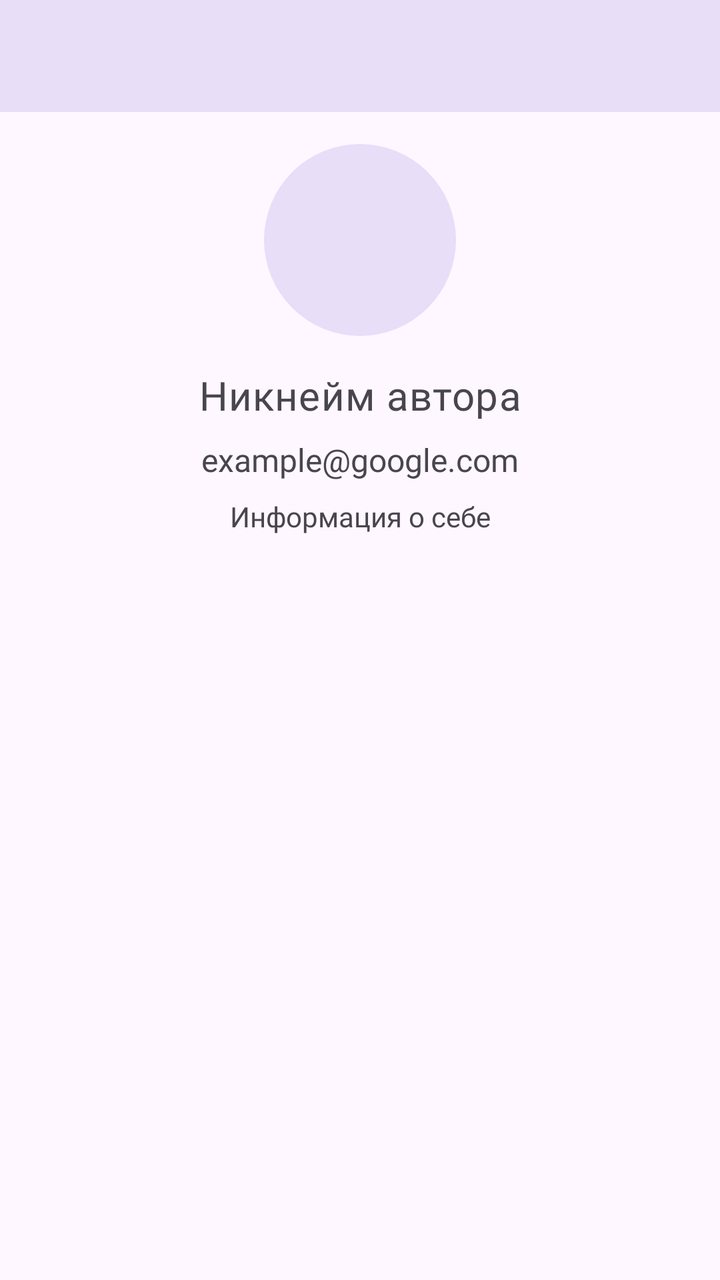
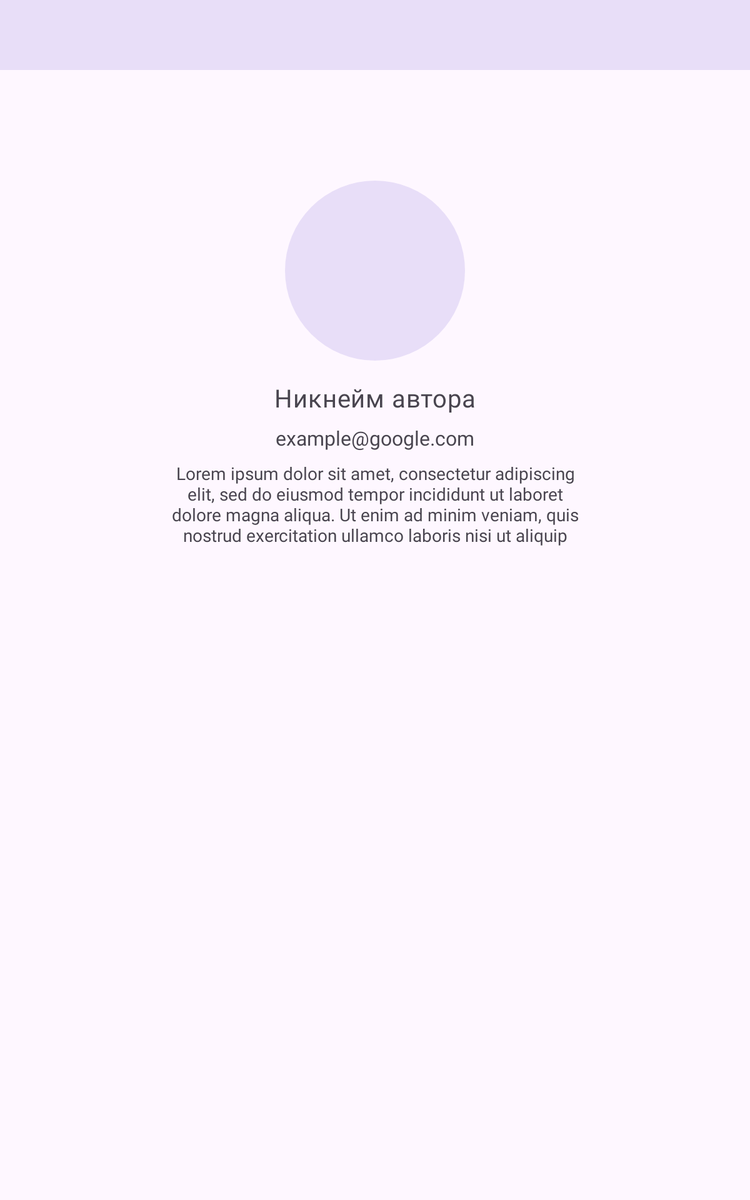

One screen, two layout resources from the same app: the default and the repository's alternative for another configuration. Each is rendered where Android would select it; the XML of both is given below.
<!-- AndroidManifest.xml: application theme Theme.GoComix -->
<!-- res/layout/fragment_profile.xml -->
<?xml version="1.0" encoding="utf-8"?>
<layout xmlns:android="http://schemas.android.com/apk/res/android"
        xmlns:app="http://schemas.android.com/apk/res-auto"
        xmlns:tools="http://schemas.android.com/tools">

    <data>

        <variable
                name="viewModule"
                type="com.team.seven.gocomix.ui.profile.ProfileViewModel" />
    </data>

    <androidx.constraintlayout.widget.ConstraintLayout
            android:layout_width="match_parent"
            android:layout_height="match_parent">

        <androidx.constraintlayout.widget.Guideline
                android:id="@+id/start_guideline"
                android:layout_width="wrap_content"
                android:layout_height="wrap_content"
                android:orientation="vertical"
                app:layout_constraintGuide_begin="@dimen/edge_margin" />

        <androidx.constraintlayout.widget.Guideline
                android:id="@+id/end_guideline"
                android:layout_width="wrap_content"
                android:layout_height="wrap_content"
                android:orientation="vertical"
                app:layout_constraintGuide_end="@dimen/edge_margin" />

        <View
                android:id="@+id/profile_top_bar"
                android:layout_width="match_parent"
                android:layout_height="@dimen/top_bar_height"
                android:background="@color/purple_800"
                app:layout_constraintTop_toTopOf="parent" />

        <ImageButton
                android:id="@+id/profile_logout_button"
                android:layout_width="@dimen/image_button_small_size"
                android:layout_height="@dimen/image_button_small_size"
                android:src="@drawable/ic_logout"
                android:background="?attr/selectableItemBackgroundBorderless"
                android:contentDescription="@string/logout"
                app:layout_constraintEnd_toStartOf="@+id/end_guideline"
                app:layout_constraintTop_toTopOf="parent"
                app:layout_constraintBottom_toBottomOf="@+id/profile_top_bar" />

        <ImageButton
                android:id="@+id/profile_edit_button"
                android:layout_width="@dimen/image_button_small_size"
                android:layout_height="@dimen/image_button_small_size"
                android:layout_marginEnd="@dimen/components_medium_margin"
                android:src="@drawable/ic_edit"
                android:background="?attr/selectableItemBackgroundBorderless"
                android:contentDescription="@string/edit_profile"
                app:layout_constraintEnd_toStartOf="@+id/profile_logout_button"
                app:layout_constraintTop_toTopOf="parent"
                app:layout_constraintBottom_toBottomOf="@+id/profile_top_bar" />

        <ImageView
                android:id="@+id/profile_large_image"
                android:layout_width="@dimen/profile_photo_large_size"
                android:layout_height="@dimen/profile_photo_large_size"
                android:layout_marginTop="@dimen/components_medium_margin"
                android:contentDescription="@string/profile_image"
                android:background="@drawable/outline_profile_image_large"
                app:clipToOutline="@{true}"
                app:layout_constraintTop_toBottomOf="@+id/profile_top_bar"
                app:layout_constraintStart_toStartOf="parent"
                app:layout_constraintEnd_toEndOf="parent"
                tools:src="@drawable/placeholder_profile_photo" />

        <TextView
                android:id="@+id/profile_username_text"
                style="@style/Title"
                android:layout_width="0dp"
                android:layout_height="wrap_content"
                android:layout_marginTop="@dimen/components_medium_margin"
                android:gravity="center"
                android:text="@{viewModule.email}"
                app:layout_constraintTop_toBottomOf="@+id/profile_large_image"
                app:layout_constraintStart_toStartOf="@+id/start_guideline"
                app:layout_constraintEnd_toStartOf="@+id/end_guideline"
                tools:text="Никнейм автора" />

        <TextView
                android:id="@+id/profile_email_text"
                style="@style/Subtitle"
                android:layout_width="0dp"
                android:layout_height="wrap_content"
                android:layout_marginTop="@dimen/components_small_margin"
                android:gravity="center"
                app:layout_constraintTop_toBottomOf="@+id/profile_username_text"
                app:layout_constraintStart_toStartOf="@+id/start_guideline"
                app:layout_constraintEnd_toStartOf="@+id/end_guideline"
                tools:text="example@google.com" />

        <TextView
                android:id="@+id/profile_userinfo_text"
                style="@style/Text"
                android:layout_width="0dp"
                android:layout_height="wrap_content"
                android:layout_marginTop="@dimen/components_small_margin"
                android:gravity="center"
                android:maxLines="4"
                app:layout_constraintTop_toBottomOf="@+id/profile_email_text"
                app:layout_constraintStart_toStartOf="@+id/start_guideline"
                app:layout_constraintEnd_toStartOf="@+id/end_guideline"
                tools:text="Информация о себе" />

    </androidx.constraintlayout.widget.ConstraintLayout>
</layout>
<!-- resources referenced by this layout -->
<resources>
  <color name="purple_800">#E8DEF8</color>
  <dimen name="components_medium_margin">16dp</dimen>
  <dimen name="components_small_margin">8dp</dimen>
  <dimen name="edge_margin">16dp</dimen>
  <dimen name="image_button_small_size">24dp</dimen>
  <dimen name="profile_photo_large_size">96dp</dimen>
  <dimen name="top_bar_height">56dp</dimen>
  <!-- drawable outline_profile_image_large (drawable) -->
  <?xml version="1.0" encoding="utf-8"?>
  <shape xmlns:android="http://schemas.android.com/apk/res/android">
      <corners android:radius="48dp" />
  </shape>
  <!-- drawable placeholder_profile_photo (drawable) -->
  <?xml version="1.0" encoding="utf-8"?>
  <shape xmlns:android="http://schemas.android.com/apk/res/android">
      <corners android:radius="72dp"/>
      <solid android:color="@color/purple_800" />
  </shape>
  <string name="edit_profile">Редактировать данные аккаунта</string>
  <string name="logout">Выйти из аккаута</string>
  <string name="profile_image">Фото профиля</string>
  <style name="Subtitle" parent="Widget.AppCompat.TextView">
          <item name="android:singleLine">true</item>
          <item name="android:textSize">@dimen/subtitle_text_size</item>
          <item name="fontFamily">@font/montserrat_medium</item>
      </style>
  <style name="Text" parent="Widget.AppCompat.TextView">
          <item name="android:color">@color/plain_text</item>
          <item name="fontFamily">@font/montserrat_regular</item>
          <item name="android:textSize">@dimen/content_text_size</item>
      </style>
  <style name="Title" parent="Widget.AppCompat.TextView">
          <item name="android:color">@color/accent_text</item>
          <item name="android:singleLine">true</item>
          <item name="android:letterSpacing">@dimen/title_letter_spacing</item>
          <item name="android:textSize">@dimen/title_text_size</item>
          <item name="fontFamily">@font/montserrat_semi_bold</item>
      </style>
  <style name="Theme.GoComix" parent="Theme.Material3.DayNight.NoActionBar">
          <item name="colorPrimary">@color/purple_400</item>
          <item name="colorPrimaryVariant">@color/purple_700</item>
          <item name="colorOnPrimary">@color/white</item>
          <item name="colorSecondary">@color/purple_400</item>
          <item name="colorSecondaryVariant">#000</item>
          <item name="colorSecondaryContainer">@color/purple_800</item>
          <item name="colorOnSecondary">@color/purple_900</item>
          <item name="backgroundColor">@color/white</item>
  
          <item name="android:navigationBarColor">@color/purple_900</item>
          <item name="android:statusBarColor" tools:targetApi="l">@color/purple_800</item>
          <item name="android:windowLightStatusBar">true</item>
      </style>
  <dimen name="subtitle_text_size">16sp</dimen>
  <color name="plain_text">#CC000000</color>
  <dimen name="content_text_size">14sp</dimen>
  <color name="accent_text">@color/black</color>
  <dimen name="title_letter_spacing">0.02</dimen>
  <dimen name="title_text_size">20sp</dimen>
  <color name="purple_400">#6750A4</color>
  <color name="purple_700">#C4A1FC</color>
  <color name="white">#FFFFFFFF</color>
  <color name="purple_900">#EDE6F3</color>
  <color name="black">#FF000000</color>
</resources>
<!-- res/layout-sw600dp/fragment_profile.xml (the repository's variant of the layout above) -->
<!-- drawn on a 7-inch tablet held upright -->
<?xml version="1.0" encoding="utf-8"?>
<layout xmlns:android="http://schemas.android.com/apk/res/android"
        xmlns:app="http://schemas.android.com/apk/res-auto"
        xmlns:tools="http://schemas.android.com/tools">

    <data>

        <variable
                name="viewModule"
                type="com.team.seven.gocomix.ui.profile.ProfileViewModel" />
    </data>

    <androidx.constraintlayout.widget.ConstraintLayout
            android:layout_width="match_parent"
            android:layout_height="match_parent">

        <androidx.constraintlayout.widget.Guideline
                android:id="@+id/input_start_guideline"
                android:layout_width="wrap_content"
                android:layout_height="wrap_content"
                android:orientation="vertical"
                app:layout_constraintGuide_percent="@dimen/input_margin_tablets_begin" />

        <androidx.constraintlayout.widget.Guideline
                android:id="@+id/input_end_guideline"
                android:layout_width="wrap_content"
                android:layout_height="wrap_content"
                android:orientation="vertical"
                app:layout_constraintGuide_percent="@dimen/input_margin_tablets_end" />

        <androidx.constraintlayout.widget.Guideline
                android:id="@+id/start_guideline"
                android:layout_width="wrap_content"
                android:layout_height="wrap_content"
                android:orientation="vertical"
                app:layout_constraintGuide_begin="@dimen/edge_margin_tablets" />

        <androidx.constraintlayout.widget.Guideline
                android:id="@+id/end_guideline"
                android:layout_width="wrap_content"
                android:layout_height="wrap_content"
                android:orientation="vertical"
                app:layout_constraintGuide_end="@dimen/edge_margin_tablets" />

        <View
                android:id="@+id/profile_top_bar"
                android:layout_width="match_parent"
                android:layout_height="@dimen/top_bar_height"
                android:background="@color/purple_800"
                app:layout_constraintTop_toTopOf="parent" />

        <ImageButton
                android:id="@+id/profile_logout_button"
                android:layout_width="@dimen/image_button_small_size_tablets"
                android:layout_height="@dimen/image_button_small_size_tablets"
                android:src="@drawable/ic_logout"
                android:background="?attr/selectableItemBackgroundBorderless"
                android:contentDescription="@string/logout"
                app:layout_constraintEnd_toStartOf="@+id/end_guideline"
                app:layout_constraintTop_toTopOf="parent"
                app:layout_constraintBottom_toBottomOf="@+id/profile_top_bar" />

        <ImageButton
                android:id="@+id/profile_edit_button"
                android:layout_width="@dimen/image_button_small_size_tablets"
                android:layout_height="@dimen/image_button_small_size_tablets"
                android:layout_marginEnd="@dimen/components_medium_margin"
                android:src="@drawable/ic_edit"
                android:background="?attr/selectableItemBackgroundBorderless"
                android:contentDescription="@string/edit_profile"
                app:layout_constraintEnd_toStartOf="@+id/profile_logout_button"
                app:layout_constraintTop_toTopOf="parent"
                app:layout_constraintBottom_toBottomOf="@+id/profile_top_bar" />

        <ImageView
                android:id="@+id/profile_large_image"
                android:layout_width="@dimen/profile_photo_large_size_tablets"
                android:layout_height="@dimen/profile_photo_large_size_tablets"
                android:layout_marginTop="@dimen/components_medium_margin"
                android:contentDescription="@string/profile_image"
                android:background="@drawable/outline_profile_image_large"
                app:clipToOutline="@{true}"
                app:layout_constraintTop_toBottomOf="@+id/profile_top_bar"
                app:layout_constraintStart_toStartOf="parent"
                app:layout_constraintEnd_toEndOf="parent"
                app:layout_constraintBottom_toBottomOf="@+id/profile_email_text"
                tools:src="@drawable/placeholder_profile_photo" />

        <TextView
                android:id="@+id/profile_username_text"
                style="@style/Title"
                android:layout_width="0dp"
                android:layout_height="wrap_content"
                android:layout_marginTop="@dimen/components_medium_margin"
                android:gravity="center"
                app:layout_constraintTop_toBottomOf="@+id/profile_large_image"
                app:layout_constraintStart_toStartOf="@+id/input_start_guideline"
                app:layout_constraintEnd_toStartOf="@+id/input_end_guideline"
                tools:text="Никнейм автора" />

        <TextView
                android:id="@+id/profile_email_text"
                style="@style/Subtitle"
                android:layout_width="0dp"
                android:layout_height="wrap_content"
                android:layout_marginTop="@dimen/components_small_margin"
                android:gravity="center"
                app:layout_constraintTop_toBottomOf="@+id/profile_username_text"
                app:layout_constraintStart_toStartOf="@+id/input_start_guideline"
                app:layout_constraintEnd_toStartOf="@+id/input_end_guideline"
                tools:text="example@google.com" />

        <TextView
                android:id="@+id/profile_userinfo_text"
                style="@style/Text"
                android:layout_width="0dp"
                android:layout_height="wrap_content"
                android:layout_marginTop="@dimen/components_small_margin"
                android:gravity="center"
                android:maxLines="4"
                app:layout_constraintTop_toBottomOf="@+id/profile_email_text"
                app:layout_constraintStart_toStartOf="@+id/input_start_guideline"
                app:layout_constraintEnd_toStartOf="@+id/input_end_guideline"
                tools:text="@string/long_string"/>

    </androidx.constraintlayout.widget.ConstraintLayout>
</layout>
<!-- resources referenced by the variant -->
<!-- as a 7-inch tablet held upright resolves them -->
<resources>
  <color name="purple_800">#E8DEF8</color>
  <dimen name="components_medium_margin">16dp</dimen>
  <dimen name="components_small_margin">8dp</dimen>
  <dimen name="edge_margin_tablets">24dp</dimen>
  <dimen name="image_button_small_size_tablets">36dp</dimen>
  <dimen name="input_margin_tablets_begin">0.2</dimen>
  <dimen name="input_margin_tablets_end">0.8</dimen>
  <dimen name="profile_photo_large_size_tablets">144dp</dimen>
  <dimen name="top_bar_height">56dp</dimen>
  <!-- drawable outline_profile_image_large (drawable) -->
  <?xml version="1.0" encoding="utf-8"?>
  <shape xmlns:android="http://schemas.android.com/apk/res/android">
      <corners android:radius="48dp" />
  </shape>
  <!-- drawable placeholder_profile_photo (drawable) -->
  <?xml version="1.0" encoding="utf-8"?>
  <shape xmlns:android="http://schemas.android.com/apk/res/android">
      <corners android:radius="72dp"/>
      <solid android:color="@color/purple_800" />
  </shape>
  <string name="edit_profile">Редактировать данные аккаунта</string>
  <string name="logout">Выйти из аккаута</string>
  <string name="long_string">Lorem ipsum dolor sit amet, consectetur adipiscing elit, sed do eiusmod tempor incididunt ut laboret dolore magna aliqua. Ut enim ad minim veniam, quis nostrud exercitation ullamco laboris nisi ut aliquip ex ea commodo consequat.Duis aute irure dolor in reprehenderit in voluptate velit esse cillum dolore eu fugiat nulla pariatur. Excepteur sint occaecat cupidatat non proident, sunt in culpa qui officia deserunt mollit anim id est laborum</string>
  <string name="profile_image">Фото профиля</string>
  <style name="Subtitle" parent="Widget.AppCompat.TextView">
          <item name="android:singleLine">true</item>
          <item name="android:textSize">@dimen/subtitle_text_size</item>
          <item name="fontFamily">@font/montserrat_medium</item>
      </style>
  <style name="Text" parent="Widget.AppCompat.TextView">
          <item name="android:color">@color/plain_text</item>
          <item name="fontFamily">@font/montserrat_regular</item>
          <item name="android:textSize">@dimen/content_text_size</item>
      </style>
  <style name="Title" parent="Widget.AppCompat.TextView">
          <item name="android:color">@color/accent_text</item>
          <item name="android:singleLine">true</item>
          <item name="android:letterSpacing">@dimen/title_letter_spacing</item>
          <item name="android:textSize">@dimen/title_text_size</item>
          <item name="fontFamily">@font/montserrat_semi_bold</item>
      </style>
  <style name="Theme.GoComix" parent="Theme.Material3.DayNight.NoActionBar">
          <item name="colorPrimary">@color/purple_400</item>
          <item name="colorPrimaryVariant">@color/purple_700</item>
          <item name="colorOnPrimary">@color/white</item>
          <item name="colorSecondary">@color/purple_400</item>
          <item name="colorSecondaryVariant">#000</item>
          <item name="colorSecondaryContainer">@color/purple_800</item>
          <item name="colorOnSecondary">@color/purple_900</item>
          <item name="backgroundColor">@color/white</item>
  
          <item name="android:navigationBarColor">@color/purple_900</item>
          <item name="android:statusBarColor" tools:targetApi="l">@color/purple_800</item>
          <item name="android:windowLightStatusBar">true</item>
      </style>
  <dimen name="subtitle_text_size">16sp</dimen>
  <color name="plain_text">#CC000000</color>
  <dimen name="content_text_size">14sp</dimen>
  <color name="accent_text">@color/black</color>
  <dimen name="title_letter_spacing">0.02</dimen>
  <dimen name="title_text_size">20sp</dimen>
  <color name="purple_400">#6750A4</color>
  <color name="purple_700">#C4A1FC</color>
  <color name="white">#FFFFFFFF</color>
  <color name="purple_900">#EDE6F3</color>
  <color name="black">#FF000000</color>
</resources>
